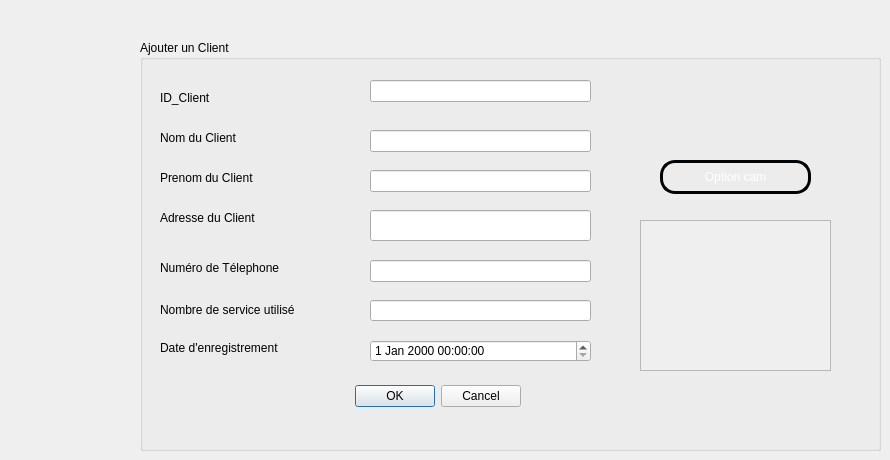
      <widget class="QWidget" name="tab">
       <attribute name="title">
        <string>Ajouter</string>
       </attribute>
       <widget class="QGroupBox" name="groupBox">
        <property name="geometry">
         <rect>
          <x>140</x>
          <y>40</y>
          <width>741</width>
          <height>411</height>
         </rect>
        </property>
        <property name="title">
         <string>Ajouter un Client</string>
        </property>
        <widget class="QLabel" name="label">
         <property name="geometry">
          <rect>
           <x>20</x>
           <y>50</y>
           <width>81</width>
           <height>16</height>
          </rect>
         </property>
         <property name="text">
          <string>ID_Client</string>
         </property>
        </widget>
        <widget class="QLabel" name="label_2">
         <property name="geometry">
          <rect>
           <x>20</x>
           <y>90</y>
           <width>111</width>
           <height>16</height>
          </rect>
         </property>
         <property name="text">
          <string>Nom du Client</string>
         </property>
        </widget>
        <widget class="QLabel" name="label_3">
         <property name="geometry">
          <rect>
           <x>20</x>
           <y>130</y>
           <width>131</width>
           <height>16</height>
          </rect>
         </property>
         <property name="text">
          <string>Prenom du Client</string>
         </property>
        </widget>
        <widget class="QLabel" name="label_4">
         <property name="geometry">
          <rect>
           <x>20</x>
           <y>170</y>
           <width>121</width>
           <height>16</height>
          </rect>
         </property>
         <property name="text">
          <string>Adresse du Client</string>
         </property>
        </widget>
        <widget class="QLabel" name="label_5">
         <property name="geometry">
          <rect>
           <x>20</x>
           <y>220</y>
           <width>161</width>
           <height>16</height>
          </rect>
         </property>
         <property name="text">
          <string>Numéro de Télephone</string>
         </property>
        </widget>
        <widget class="QLabel" name="label_7">
         <property name="geometry">
          <rect>
           <x>20</x>
           <y>300</y>
           <width>161</width>
           <height>16</height>
          </rect>
         </property>
         <property name="text">
          <string>Date d'enregistrement</string>
         </property>
        </widget>
        <widget class="QLineEdit" name="le_idclient">
         <property name="geometry">
          <rect>
           <x>230</x>
           <y>40</y>
           <width>221</width>
           <height>22</height>
          </rect>
         </property>
        </widget>
        <widget class="QLineEdit" name="le_nomclient">
         <property name="geometry">
          <rect>
           <x>230</x>
           <y>90</y>
           <width>221</width>
           <height>22</height>
          </rect>
         </property>
        </widget>
        <widget class="QLineEdit" name="le_prenomclient">
         <property name="geometry">
          <rect>
           <x>230</x>
           <y>130</y>
           <width>221</width>
           <height>22</height>
          </rect>
         </property>
        </widget>
        <widget class="QLineEdit" name="le_adresseclient">
         <property name="geometry">
          <rect>
           <x>230</x>
           <y>170</y>
           <width>221</width>
           <height>31</height>
          </rect>
         </property>
        </widget>
        <widget class="QLineEdit" name="le_telclient">
         <property name="geometry">
          <rect>
           <x>230</x>
           <y>220</y>
           <width>221</width>
           <height>22</height>
          </rect>
         </property>
        </widget>
        <widget class="QDateTimeEdit" name="dateclient">
         <property name="geometry">
          <rect>
           <x>230</x>
           <y>300</y>
           <width>221</width>
           <height>22</height>
          </rect>
         </property>
        </widget>
        <widget class="QLabel" name="label_6">
         <property name="geometry">
          <rect>
           <x>20</x>
           <y>260</y>
           <width>171</width>
           <height>20</height>
          </rect>
         </property>
         <property name="text">
          <string>Nombre de service utilisé</string>
         </property>
        </widget>
        <widget class="QLineEdit" name="le_nbserviceclient">
         <property name="geometry">
          <rect>
           <x>230</x>
           <y>260</y>
           <width>221</width>
           <height>21</height>
          </rect>
         </property>
        </widget>
        <widget class="QDialogButtonBox" name="buttonBox_Visite">
         <property name="geometry">
          <rect>
           <x>40</x>
           <y>340</y>
           <width>341</width>
           <height>32</height>
          </rect>
         </property>
         <property name="orientation">
          <enum>Qt::Horizontal</enum>
         </property>
         <property name="standardButtons">
          <set>QDialogButtonBox::Cancel|QDialogButtonBox::Ok</set>
         </property>
        </widget>
        <widget class="QPushButton" name="pushButton_9">
         <property name="geometry">
          <rect>
           <x>520</x>
           <y>120</y>
           <width>151</width>
           <height>34</height>
          </rect>
         </property>
         <property name="styleSheet">
          <string notr="true">QPushButton {
color: #ffffff;
border: 3px solid #010203;
font: 8pt &quot;MS Reference Sans Serif&quot;;
border-radius: 15px;
padding: 5px;
background: qradialgradient(cx: 0.3, cy: -0.4,
fx: 0.3, fy: -0.4,
radius: 3, stop: 0 #010203, stop: 1 #c4c9c7);
min-width: 80px;
}

QPushButton:hover {
background: qradialgradient(cx: 0.3, cy: -0.4,
fx: 0.3, fy: -0.4,
radius: 3, stop: 0 #010203, stop: 1 #010203);
}

 QPushButton:pressed {
background: qradialgradient(cx: 0.4, cy: -0.1,
fx: 0.4, fy: -0.1,
radius: 3, stop: 0 #c4c9c7, stop: 1 #c4c9c7);
}</string>
         </property>
         <property name="text">
          <string>Option cam</string>
         </property>
        </widget>
        <widget class="QScrollArea" name="scrollArea">
         <property name="geometry">
          <rect>
           <x>500</x>
           <y>180</y>
           <width>191</width>
           <height>151</height>
          </rect>
         </property>
         <property name="styleSheet">
          <string notr="true">QscrollArea
{
border-radius:9px;
border: 2px solid #000000;
background: qradialgradient(cx: 0.3, cy: -0.4,
fx: 0.0, fy: -0.0,
radius: 1.89, stop: 0 #ffffff, stop: 1 #999);
}</string>
         </property>
         <property name="widgetResizable">
          <bool>true</bool>
         </property>
         <widget class="QWidget" name="scrollAreaWidgetContents">
          <property name="geometry">
           <rect>
            <x>0</x>
            <y>0</y>
            <width>189</width>
            <height>149</height>
           </rect>
          </property>
         </widget>
        </widget>
       </widget>
      </widget>
